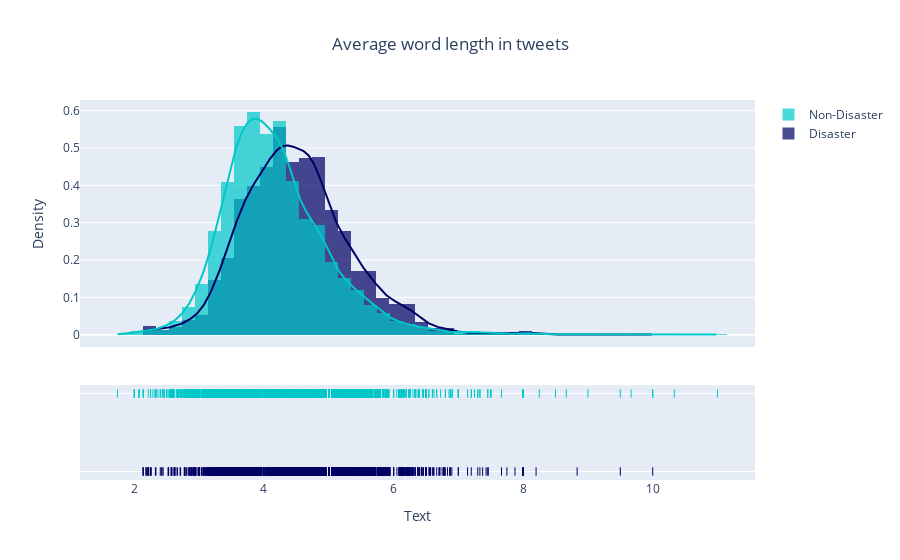

Write notebook code for a chart like this one.
### Markdown cell above
## Visualising average word lengths of tweets

### Code cell
def avgwordlen(strlist):
    sum=[]
    for i in strlist:
        sum.append(len(i))
    return sum

avgword_len_dis = data[data['target']==1]['text'].str.split().apply(avgwordlen).map(lambda x: np.mean(x))

avgword_len_non_dis = data[data['target']==0]['text'].str.split().apply(avgwordlen).map(lambda x: np.mean(x))

group_labels = ['Disaster', 'Non-Disaster']
colors = ['rgb(0, 0, 100)', 'rgb(0, 200, 200)']

fig = ff.create_distplot([avgword_len_dis, avgword_len_non_dis], group_labels, bin_size=.2, colors=colors,)

fig.update_layout(title_text="Average word length in tweets",title_x=0.5,xaxis_title="Text",yaxis_title="Density").show()

# py.plot(fig,filename='Average word length in tweets',auto_open=False,show_link=False)

### Figure 1 — Plotly figure (JSON) as saved in the notebook; plotly's stock layout.template omitted (floating-point values rounded to 4 significant figures; data arrays with more than 128 entries replaced by an {"elided": "..."} marker saying what was removed)
{"data": [{"autobinx": false, "histnorm": "probability density", "legendgroup": "Disaster", "marker": {"color": "rgb(0, 0, 100)"}, "name": "Disaster", "opacity": 0.7, "type": "histogram", "x": {"elided": "3271 float values"}, "xaxis": "x", "xbins": {"end": 10, "size": 0.2, "start": 2.136}, "yaxis": "y"}, {"autobinx": false, "histnorm": "probability density", "legendgroup": "Non-Disaster", "marker": {"color": "rgb(0, 200, 200)"}, "name": "Non-Disaster", "opacity": 0.7, "type": "histogram", "x": {"elided": "4342 float values"}, "xaxis": "x", "xbins": {"end": 11, "size": 0.2, "start": 1.74}, "yaxis": "y"}, {"legendgroup": "Disaster", "marker": {"color": "rgb(0, 0, 100)"}, "mode": "lines", "name": "Disaster", "showlegend": false, "type": "scatter", "x": {"elided": "500 float values"}, "xaxis": "x", "y": {"elided": "500 float values"}, "yaxis": "y"}, {"legendgroup": "Non-Disaster", "marker": {"color": "rgb(0, 200, 200)"}, "mode": "lines", "name": "Non-Disaster", "showlegend": false, "type": "scatter", "x": {"elided": "500 float values"}, "xaxis": "x", "y": {"elided": "500 float values"}, "yaxis": "y"}, {"legendgroup": "Disaster", "marker": {"color": "rgb(0, 0, 100)", "symbol": "line-ns-open"}, "mode": "markers", "name": "Disaster", "showlegend": false, "type": "scatter", "x": {"elided": "3271 float values"}, "xaxis": "x", "y": {"elided": "3271 str values"}, "yaxis": "y2"}, {"legendgroup": "Non-Disaster", "marker": {"color": "rgb(0, 200, 200)", "symbol": "line-ns-open"}, "mode": "markers", "name": "Non-Disaster", "showlegend": false, "type": "scatter", "x": {"elided": "4342 float values"}, "xaxis": "x", "y": {"elided": "4342 str values"}, "yaxis": "y2"}], "layout": {"barmode": "overlay", "hovermode": "closest", "legend": {"traceorder": "reversed"}, "title": {"text": "Average word length in tweets", "x": 0.5}, "xaxis": {"anchor": "y2", "domain": [0, 1], "title": {"text": "Text"}, "zeroline": false}, "yaxis": {"anchor": "free", "domain": [0.35, 1], "position": 0, "title": {"text": "Density"}}, "yaxis2": {"anchor": "x", "domain": [0, 0.25], "dtick": 1, "showticklabels": false}}}
